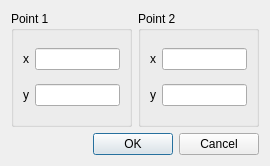
<?xml version="1.0" encoding="UTF-8"?>
<ui version="4.0">
 <class>OrientBackgroundImageCoordinatesDialog</class>
 <widget class="QDialog" name="OrientBackgroundImageCoordinatesDialog">
  <property name="geometry">
   <rect>
    <x>0</x>
    <y>0</y>
    <width>270</width>
    <height>166</height>
   </rect>
  </property>
  <property name="windowTitle">
   <string>Dialog</string>
  </property>
  <layout class="QVBoxLayout" name="verticalLayout_3">
   <item>
    <layout class="QHBoxLayout" name="horizontalLayout_5">
     <item>
      <widget class="QGroupBox" name="groupBox">
       <property name="title">
        <string>Point 1</string>
       </property>
       <layout class="QVBoxLayout" name="verticalLayout">
        <item>
         <layout class="QHBoxLayout" name="horizontalLayout_4">
          <item>
           <widget class="QLabel" name="label">
            <property name="text">
             <string>x</string>
            </property>
           </widget>
          </item>
          <item>
           <widget class="QLineEdit" name="x1">
           </widget>
          </item>
         </layout>
        </item>
        <item>
         <layout class="QHBoxLayout" name="horizontalLayout_3">
          <item>
           <widget class="QLabel" name="label_2">
            <property name="text">
             <string>y</string>
            </property>
           </widget>
          </item>
          <item>
           <widget class="QLineEdit" name="y1"/>
          </item>
         </layout>
        </item>
       </layout>
      </widget>
     </item>
     <item>
      <widget class="QGroupBox" name="groupBox_2">
       <property name="title">
        <string>Point 2</string>
       </property>
       <layout class="QVBoxLayout" name="verticalLayout_2">
        <item>
         <layout class="QHBoxLayout" name="horizontalLayout">
          <item>
           <widget class="QLabel" name="label_3">
            <property name="text">
             <string>x</string>
            </property>
           </widget>
          </item>
          <item>
           <widget class="QLineEdit" name="x2"/>
          </item>
         </layout>
        </item>
        <item>
         <layout class="QHBoxLayout" name="horizontalLayout_2">
          <item>
           <widget class="QLabel" name="label_4">
            <property name="text">
             <string>y</string>
            </property>
           </widget>
          </item>
          <item>
           <widget class="QLineEdit" name="y2"/>
          </item>
         </layout>
        </item>
       </layout>
      </widget>
     </item>
    </layout>
   </item>
   <item>
    <widget class="QDialogButtonBox" name="buttonBox">
     <property name="orientation">
      <enum>Qt::Horizontal</enum>
     </property>
     <property name="standardButtons">
      <set>QDialogButtonBox::Cancel|QDialogButtonBox::Ok</set>
     </property>
    </widget>
   </item>
  </layout>
 </widget>
 <resources/>
 <connections>
  <connection>
   <sender>buttonBox</sender>
   <signal>accepted()</signal>
   <receiver>OrientBackgroundImageCoordinatesDialog</receiver>
   <slot>accept()</slot>
   <hints>
    <hint type="sourcelabel">
     <x>248</x>
     <y>254</y>
    </hint>
    <hint type="destinationlabel">
     <x>157</x>
     <y>274</y>
    </hint>
   </hints>
  </connection>
  <connection>
   <sender>buttonBox</sender>
   <signal>rejected()</signal>
   <receiver>OrientBackgroundImageCoordinatesDialog</receiver>
   <slot>reject()</slot>
   <hints>
    <hint type="sourcelabel">
     <x>316</x>
     <y>260</y>
    </hint>
    <hint type="destinationlabel">
     <x>286</x>
     <y>274</y>
    </hint>
   </hints>
  </connection>
 </connections>
</ui>
